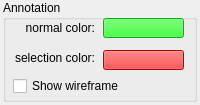
<?xml version="1.0" encoding="UTF-8"?>
<ui version="4.0">
 <class>propAnnotation</class>
 <widget class="QWidget" name="propAnnotation">
  <property name="geometry">
   <rect>
    <x>0</x>
    <y>0</y>
    <width>200</width>
    <height>105</height>
   </rect>
  </property>
  <property name="minimumSize">
   <size>
    <width>200</width>
    <height>105</height>
   </size>
  </property>
  <property name="maximumSize">
   <size>
    <width>200</width>
    <height>105</height>
   </size>
  </property>
  <property name="windowTitle">
   <string>Form</string>
  </property>
  <property name="styleSheet">
   <string notr="true"/>
  </property>
  <widget class="QGroupBox" name="annotation">
   <property name="geometry">
    <rect>
     <x>3</x>
     <y>0</y>
     <width>194</width>
     <height>102</height>
    </rect>
   </property>
   <property name="styleSheet">
    <string notr="true"/>
   </property>
   <property name="title">
    <string>Annotation</string>
   </property>
   <widget class="QPushButton" name="colorButton">
    <property name="geometry">
     <rect>
      <x>100</x>
      <y>18</y>
      <width>81</width>
      <height>20</height>
     </rect>
    </property>
    <property name="autoFillBackground">
     <bool>false</bool>
    </property>
    <property name="styleSheet">
     <string notr="true">background-color: rgb(0, 255, 0);</string>
    </property>
    <property name="text">
     <string/>
    </property>
   </widget>
   <widget class="QPushButton" name="selcolorButton">
    <property name="geometry">
     <rect>
      <x>100</x>
      <y>50</y>
      <width>81</width>
      <height>20</height>
     </rect>
    </property>
    <property name="autoFillBackground">
     <bool>false</bool>
    </property>
    <property name="styleSheet">
     <string notr="true">background-color: rgb(255, 0, 0);</string>
    </property>
    <property name="text">
     <string/>
    </property>
    <property name="flat">
     <bool>false</bool>
    </property>
   </widget>
   <widget class="QLabel" name="label">
    <property name="geometry">
     <rect>
      <x>21</x>
      <y>20</y>
      <width>71</width>
      <height>16</height>
     </rect>
    </property>
    <property name="text">
     <string>normal color:</string>
    </property>
    <property name="alignment">
     <set>Qt::AlignRight|Qt::AlignTrailing|Qt::AlignVCenter</set>
    </property>
   </widget>
   <widget class="QLabel" name="label_2">
    <property name="geometry">
     <rect>
      <x>11</x>
      <y>48</y>
      <width>81</width>
      <height>20</height>
     </rect>
    </property>
    <property name="text">
     <string>selection color:</string>
    </property>
    <property name="alignment">
     <set>Qt::AlignRight|Qt::AlignTrailing|Qt::AlignVCenter</set>
    </property>
   </widget>
   <widget class="QCheckBox" name="wireframeCheck">
    <property name="geometry">
     <rect>
      <x>10</x>
      <y>76</y>
      <width>170</width>
      <height>20</height>
     </rect>
    </property>
    <property name="text">
     <string>Show wireframe</string>
    </property>
   </widget>
  </widget>
 </widget>
 <resources/>
 <connections>
  <connection>
   <sender>selcolorButton</sender>
   <signal>clicked()</signal>
   <receiver>propAnnotation</receiver>
   <slot>selcolorButtonPressed()</slot>
   <hints>
    <hint type="sourcelabel">
     <x>144</x>
     <y>139</y>
    </hint>
    <hint type="destinationlabel">
     <x>99</x>
     <y>112</y>
    </hint>
   </hints>
  </connection>
  <connection>
   <sender>colorButton</sender>
   <signal>clicked()</signal>
   <receiver>propAnnotation</receiver>
   <slot>colorButtonPressed()</slot>
   <hints>
    <hint type="sourcelabel">
     <x>54</x>
     <y>139</y>
    </hint>
    <hint type="destinationlabel">
     <x>99</x>
     <y>112</y>
    </hint>
   </hints>
  </connection>
 </connections>
 <slots>
  <slot>changedLabel(QString)</slot>
  <slot>changedColR(int)</slot>
  <slot>changedColG(int)</slot>
  <slot>changedColB(int)</slot>
  <slot>changedColA(int)</slot>
  <slot>changedSelR(int)</slot>
  <slot>changedSelG(int)</slot>
  <slot>changedSelB(int)</slot>
  <slot>changedSelA(int)</slot>
  <slot>colorButtonPressed()</slot>
  <slot>selcolorButtonPressed()</slot>
 </slots>
</ui>
